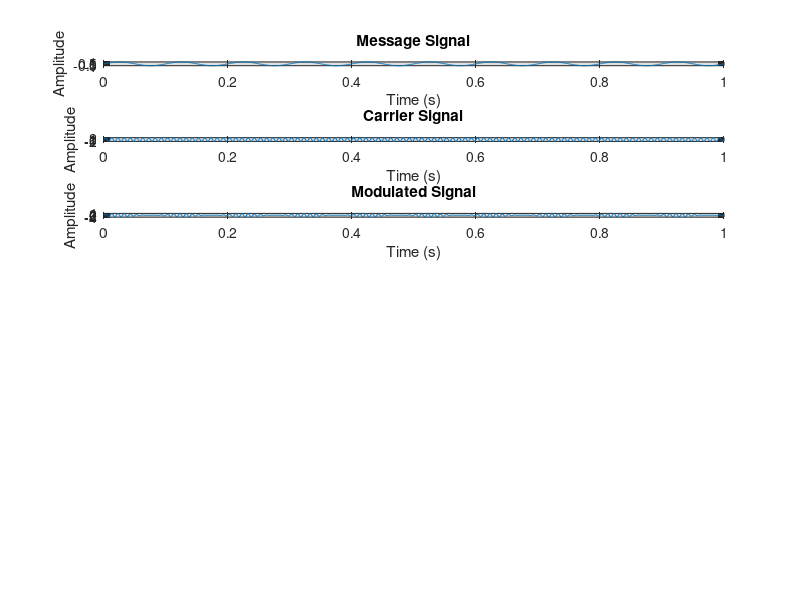
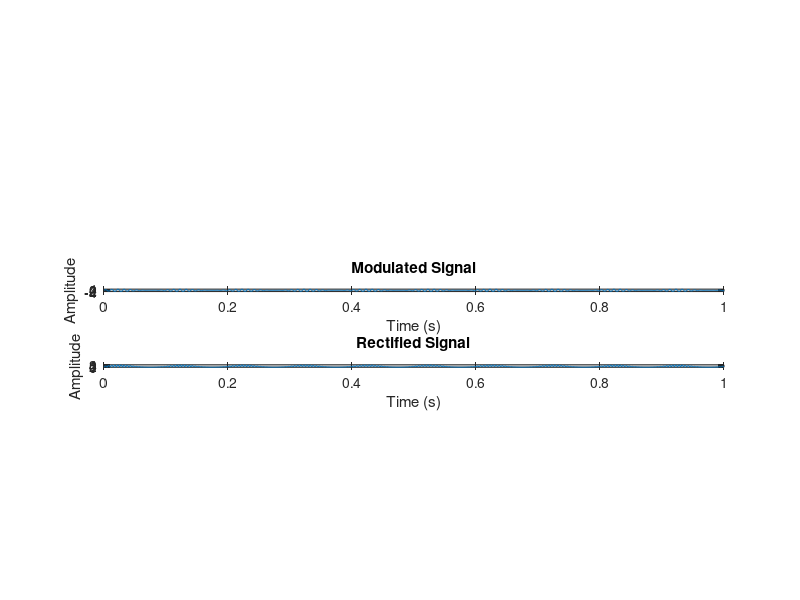
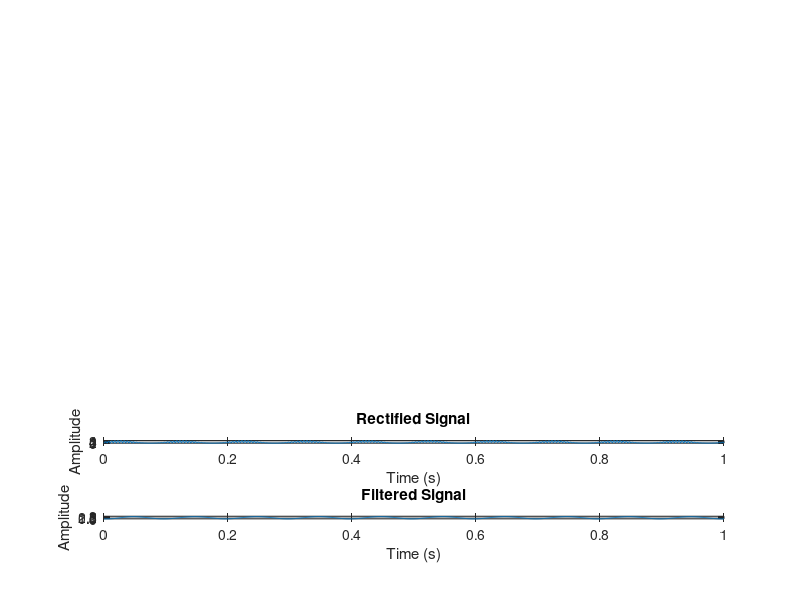

The MATLAB script that drew these images, in order:
%Amplitude Modulation
clear;
close all;
clc;

%time parameters
fs = 1000;                %sampling frequency (Hz)
t = linspace(0, 1, 1000); %time vector (0 to 1 second)

%Message signal parameters
fm = 10;       %message signal frequency
Am = 1;        %message signal amplitude
message_signal = Am * sin(2*pi*fm.*t); %message signal

%Carrier signal parameters
fc = 100;      %carrier signal frequency
Ac = 2;        %carrier signal amplitude
carrier_signal = Ac * sin(2*pi*fc.*t); %carrier signal

%modulated signal
modulated_signal = (1 + message_signal) .* carrier_signal;

%plotting
figure;
subplot(7,1,1);
plot(t, message_signal);
title('Message Signal');
xlabel('Time (s)');
ylabel('Amplitude');
grid on;
subplot(7,1,2);
plot(t, carrier_signal);
title('Carrier Signal');
xlabel('Time (s)');
ylabel('Amplitude');
grid on;
subplot(7,1,3);
plot(t, modulated_signal);
title('Modulated Signal');
xlabel('Time (s)');
ylabel('Amplitude');
grid on;

%%demodulation 
%Rectification process
rectified_signal = abs(modulated_signal);

%plotting
figure;
subplot(7,1,4);
plot(t, modulated_signal);
title('Modulated Signal');
xlabel('Time (s)');
ylabel('Amplitude');
grid on;
subplot(7,1,5);
plot(t, rectified_signal);
title('Rectified Signal');
xlabel('Time (s)');
ylabel('Amplitude');
grid on;

%low pass filter parameters
cutoff_freq = 20;

%design the low pass filter
order = 4;                 %filter order
nyquist_freq = fs/2;       %Hz
normalized_cutoff_freq = cutoff_freq / nyquist_freq;
[b,a] = butter(order, normalized_cutoff_freq, 'low');

%apply the lowpass filter to the rectified signal
filtered_signal = filter(b, a, rectified_signal);

%plotting
figure;
subplot(7,1,6);
plot(t, rectified_signal);
title('Rectified Signal');
xlabel('Time (s)');
ylabel('Amplitude');
grid on;
subplot(7,1,7);
plot(t, filtered_signal);
title('Filtered Signal');
xlabel('Time (s)');
ylabel('Amplitude');
grid on;
